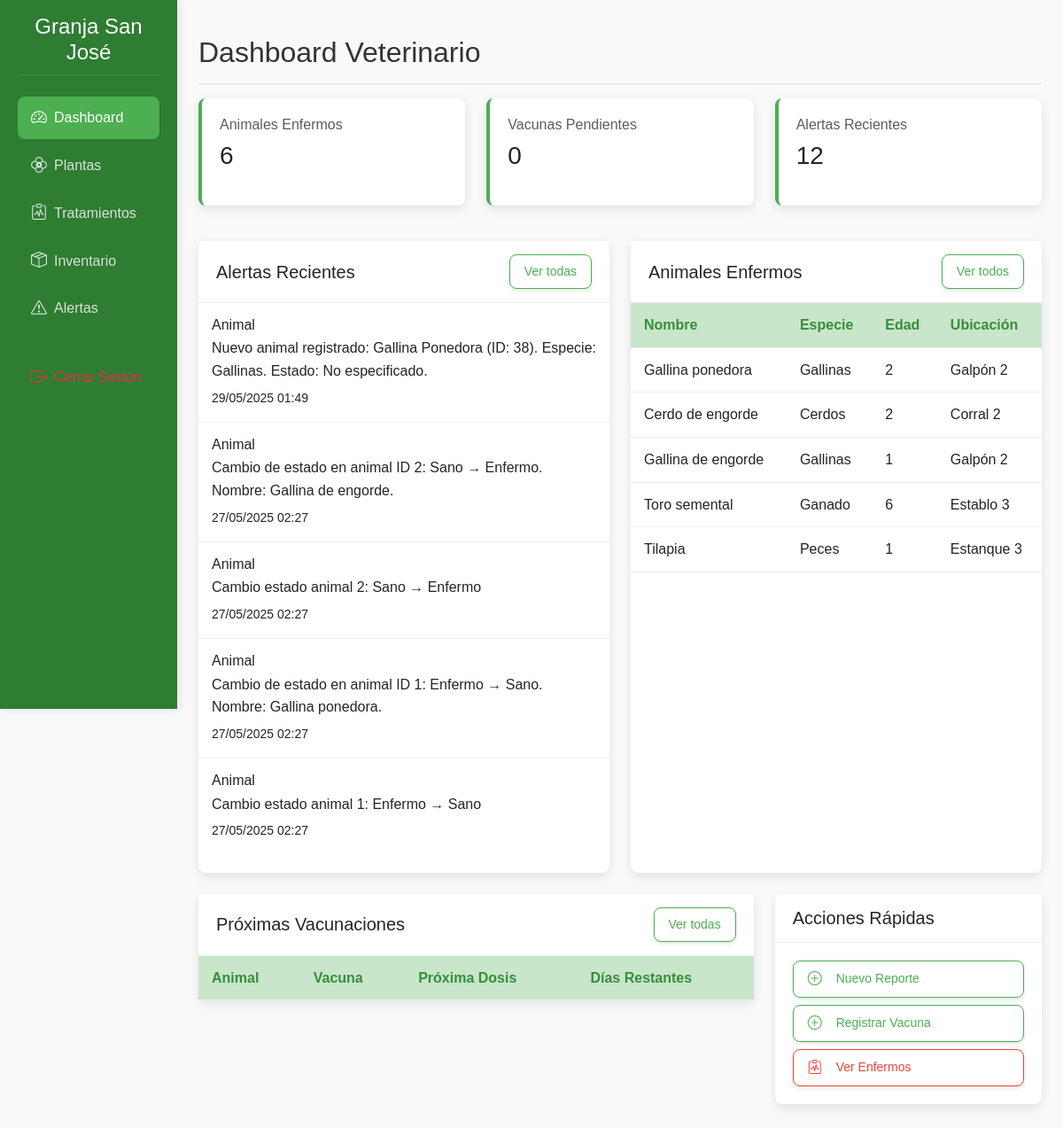
The page /veterinario.php on the database its author committed.
### tables this page shows
CREATE TABLE `alertas` (
  `id_alerta` int(11) NOT NULL,
  `categoria` varchar(20) NOT NULL,
  `mensaje` text NOT NULL,
  `fecha` timestamp NOT NULL DEFAULT current_timestamp(),
  `leido` tinyint(1) DEFAULT 0,
  `prioridad` enum('baja','media','alta','critica') DEFAULT 'media'
);

CREATE TABLE `animales` (
  `id_animal` int(11) NOT NULL,
  `id_especie` int(11) NOT NULL,
  `nombre_cientifico` varchar(100) NOT NULL,
  `nombre_comun` varchar(100) DEFAULT NULL,
  `edad` int(11) DEFAULT NULL,
  `ubicacion` varchar(255) DEFAULT NULL,
  `estado` enum('Sano','Enfermo','Recuperación') DEFAULT 'Sano',
  `descripcion` text DEFAULT NULL,
  `fecha_registro` timestamp NOT NULL DEFAULT current_timestamp()
);

CREATE TABLE `especies` (
  `id_especie` int(11) NOT NULL,
  `nombre_especie` varchar(50) NOT NULL,
  `descripcion` text DEFAULT NULL
);

### veterinario.php (the view, shortened to what this page needs)
<?php
$conexion = new Conexion();
$db = $conexion->getConexion();
$animales_enfermos_result = $db->query("SELECT COUNT(*) as total FROM animales WHERE estado = 'Enfermo'");
$animales_enfermos = $animales_enfermos_result ? $animales_enfermos_result->fetch_assoc()['total'] : 0;
$vacunas_pendientes_result = $db->query("SELECT COUNT(*) as total FROM vacunacion WHERE proxima_dosis <= DATE_ADD(CURDATE(), INTERVAL 7 DAY)");
$vacunas_pendientes = $vacunas_pendientes_result ? $vacunas_pendientes_result->fetch_assoc()['total'] : 0;
$alertas_animales_result = $db->query("SELECT COUNT(*) as total FROM alertas WHERE categoria IN ('animal', 'salud', 'vacunacion')");
$alertas_animales = $alertas_animales_result ? $alertas_animales_result->fetch_assoc()['total'] : 0;
$ultimas_alertas_result = $db->query("SELECT * FROM alertas
                                      WHERE categoria IN ('animal', 'salud', 'vacunacion')
                                      ORDER BY fecha DESC LIMIT 5");
$ultimas_alertas = $ultimas_alertas_result ? $ultimas_alertas_result->fetch_all(MYSQLI_ASSOC) : [];
$animales_enfermos_lista_result = $db->query("SELECT a.*, e.nombre_especie
                                              FROM animales a
                                              JOIN especies e ON a.id_especie = e.id_especie
                                              WHERE a.estado = 'Enfermo'
                                              ORDER BY a.fecha_registro DESC LIMIT 5");
$animales_enfermos_lista = $animales_enfermos_lista_result ? $animales_enfermos_lista_result->fetch_all(MYSQLI_ASSOC) : [];
?>
<!DOCTYPE html>
<html lang="es">
<head>
    <link href="https://cdn.jsdelivr.net/npm/bootstrap@5.3.0/dist/css/bootstrap.min.css" rel="stylesheet">
    <link rel="stylesheet" href="https://cdn.jsdelivr.net/npm/bootstrap-icons@1.10.0/font/bootstrap-icons.css">
</head>
<body>
    <div class="container-fluid">
        <div class="row">
    <?php
            switch ($_SESSION['tipo_usuario']) {
                default:
                    include 'includes/sidebar.php';
                    break;
            }
        ?>
            <main class="col-md-9 ms-sm-auto col-lg-10 px-md-4 py-4">
                <div class="d-flex justify-content-between flex-wrap flex-md-nowrap align-items-center pt-3 pb-2 mb-3 border-bottom">
                    <h1 class="h2">Dashboard Veterinario</h1>
                </div>
                <div class="row mb-4">
                    <div class="col-md-4 mb-3">
                        <div class="card stat-card h-100">
                            <div class="card-body">
                                <h6 class="text-muted mb-2">Animales Enfermos</h6>
                                <h3 class="mb-0"><?php echo $animales_enfermos; ?></h3>
                            </div>
                        </div>
                    </div>
                    <div class="col-md-4 mb-3">
                        <div class="card stat-card h-100">
                            <div class="card-body">
                                <h6 class="text-muted mb-2">Vacunas Pendientes</h6>
                                <h3 class="mb-0"><?php echo $vacunas_pendientes; ?></h3>
                            </div>
                        </div>
                    </div>
                    <div class="col-md-4 mb-3">
                        <div class="card stat-card h-100">
                            <div class="card-body">
                                <h6 class="text-muted mb-2">Alertas Recientes</h6>
                                <h3 class="mb-0"><?php echo $alertas_animales; ?></h3>
                            </div>
                        </div>
                    </div>
                </div>
                <div class="row">
                    <div class="col-md-6 mb-4">
                        <div class="card h-100">
                            <div class="card-header d-flex justify-content-between align-items-center">
                                <h5 class="mb-0">Alertas Recientes</h5>
                                <a href="alertas.php" class="btn btn-sm btn-outline-primary">Ver todas</a>
                            </div>
                            <div class="card-body p-0">
                                <div class="list-group list-group-flush">
                                    <?php foreach ($ultimas_alertas as $alerta): ?>
                                        <div class="list-group-item alert-item <?php echo ($alerta['categoria'] == 'salud') ? 'critical' : ''; ?>">
                                            <h6 class="mb-1"><?php echo ucfirst($alerta['categoria']); ?></h6>
                                            <p class="mb-1"><?php echo htmlspecialchars($alerta['mensaje'], ENT_QUOTES, 'UTF-8'); ?></p>
                                            <small><?php echo date('d/m/Y H:i', strtotime($alerta['fecha'])); ?></small>
                                        </div>
                                    <?php endforeach; ?>
                                </div>
                            </div>
                        </div>
                    </div>
                    <div class="col-md-6 mb-4">
                        <div class="card h-100">
                            <div class="card-header d-flex justify-content-between align-items-center">
                                <h5 class="mb-0">Animales Enfermos</h5>
                                <a href="animales.php?filter=Enfermo" class="btn btn-sm btn-outline-primary">Ver todos</a>
                            </div>
                            <div class="card-body p-0">
                                <div class="table-responsive">
                                    <table class="table table-hover mb-0">
                                        <thead>
                                            <tr>
                                                <th>Nombre</th>
                                                <th>Especie</th>
                                                <th>Edad</th>
                                                <th>Ubicación</th>
                                            </tr>
                                        </thead>
                                        <tbody>
                                            <?php foreach ($animales_enfermos_lista as $animal): ?>
                                                <tr>
                                                    <td><?php echo htmlspecialchars($animal['nombre_comun'], ENT_QUOTES, 'UTF-8'); ?></td>
                                                    <td><?php echo htmlspecialchars($animal['nombre_especie'], ENT_QUOTES, 'UTF-8'); ?></td>
                                                    <td><?php echo $animal['edad']; ?></td>
                                                    <td><?php echo htmlspecialchars($animal['ubicacion'], ENT_QUOTES, 'UTF-8'); ?></td>
                                                </tr>
                                            <?php endforeach; ?>
                                        </tbody>
                                    </table>
                                </div>
                            </div>
                        </div>
                    </div>
                </div>
                <div class="row">
                    <div class="col-md-8 mb-4">
                        <div class="card">
                            <div class="card-header d-flex justify-content-between align-items-center">
                                <h5 class="mb-0">Próximas Vacunaciones</h5>
                                <a href="vacunacion.php" class="btn btn-sm btn-outline-primary">Ver todas</a>
                            </div>
                            <div class="card-body p-0">
                                <div class="table-responsive">
                                    <table class="table table-hover mb-0">
                                        <thead>
                                            <tr>
                                                <th>Animal</th>
                                                <th>Vacuna</th>
                                                <th>Próxima Dosis</th>
                                                <th>Días Restantes</th>
                                            </tr>
                                        </thead>
                                    </table>
                                </div>
                            </div>
                        </div>
                    </div>
                    <div class="col-md-4 mb-4">
                        <div class="card">
                            <div class="card-header">
                                <h5 class="mb-0">Acciones Rápidas</h5>
                            </div>
                            <div class="card-body">
                                <div class="d-grid gap-2">
                                    <a href="reportes_salud.php?action=add" class="btn btn-outline-primary">
                                        <i class="bi bi-plus-circle me-2"></i>Nuevo Reporte
                                    </a>
                                    <a href="vacunacion.php?action=add" class="btn btn-outline-success">
                                        <i class="bi bi-plus-circle me-2"></i>Registrar Vacuna
                                    </a>
                                    <a href="animales.php?filter=Enfermo" class="btn btn-outline-danger">
                                        <i class="bi bi-clipboard-pulse me-2"></i>Ver Enfermos
                                    </a>
                                </div>
                            </div>
                        </div>
                    </div>
                </div>
            </main>
        </div>
    </div>
</body>
</html>

### veterinario.php (style rules this page uses)
:root { --primary-color: #4CAF50; --primary-dark: #388E3C; --primary-light: #C8E6C9; --secondary-color: #8BC34A; --accent-color: #FFC107; --text-dark: #333; --text-light: #f5f5f5; --bg-light: #f9f9f9; --bg-dark: #2E7D32; --border-radius: 8px; --box-shadow: 0 4px 12px rgba(0, 0, 0, 0.1); --transition: all 0.3s ease; }
body { font-family: 'Poppins', sans-serif; background-color: var(--bg-light); color: var(--text-dark); line-height: 1.6; }
.border-bottom { padding-bottom: 15px; margin-bottom: 20px; border-bottom: 1px solid #eee; }
.card { background-color: white; border-radius: var(--border-radius); box-shadow: var(--box-shadow); margin-bottom: 20px; transition: var(--transition); border: none; }
.card-header { display: flex; justify-content: space-between; align-items: center; padding: 15px 20px; background-color: white; border-bottom: 1px solid #eee; }
.card-body { padding: 20px; }
.stat-card { border-left: 4px solid var(--primary-color); transition: var(--transition); }
.table { width: 100%; border-collapse: collapse; }
.table th, .table td { padding: 12px 15px; text-align: left; border-bottom: 1px solid #eee; }
.table th { background-color: var(--primary-light); color: var(--primary-dark); font-weight: 600; }
.alert-item { border-left: 3px solid var(--primary-color); padding: 15px; }
.btn { display: inline-flex; align-items: center; gap: 8px; padding: 8px 16px; background-color: var(--primary-color); color: white; border: none; border-radius: var(--border-radius); cursor: pointer; text-decoration: none; font-weight: 500; transition: var(--transition); box-shadow: 0 2px 5px rgba(0,0,0,0.1); font-size: 14px; }
.btn i { font-size: 16px; }
.btn-outline-primary { background-color: transparent; border: 1px solid var(--primary-color); color: var(--primary-color); }
.btn-outline-danger { background-color: transparent; border: 1px solid #f44336; color: #f44336; }
.btn-outline-success { background-color: transparent; border: 1px solid #4CAF50; color: #4CAF50; }
.list-group-item { padding: 15px; border-bottom: 1px solid #eee; }

### rows shown on the page
alertas: categoria "Animal", mensaje "Nuevo animal registrado: Gallina Ponedora (ID: 38). Especie: Gallinas. Estado: No especificado.", fecha "29/05/2025 01:49"
alertas: categoria "Animal", mensaje "Cambio de estado en animal ID 2: Sano → Enfermo. Nombre: Gallina de engorde.", fecha "27/05/2025 02:27"
alertas: categoria "Animal", mensaje "Cambio estado animal 2: Sano → Enfermo", fecha "27/05/2025 02:27"
alertas: categoria "Animal", mensaje "Cambio de estado en animal ID 1: Enfermo → Sano. Nombre: Gallina ponedora.", fecha "27/05/2025 02:27"
alertas: categoria "Animal", mensaje "Cambio estado animal 1: Enfermo → Sano", fecha "27/05/2025 02:27"
animales: nombre_comun "Gallina ponedora", id_especie.nombre_especie "Gallinas", edad "2", ubicacion "Galpón 2"
animales: nombre_comun "Cerdo de engorde", id_especie.nombre_especie "Cerdos", edad "2", ubicacion "Corral 2"
animales: nombre_comun "Gallina de engorde", id_especie.nombre_especie "Gallinas", edad "1", ubicacion "Galpón 2"
animales: nombre_comun "Toro semental", id_especie.nombre_especie "Ganado", edad "6", ubicacion "Establo 3"
animales: nombre_comun "Tilapia", id_especie.nombre_especie "Peces", edad "1", ubicacion "Estanque 3"

### other values the page prints
$animales_enfermos "6"
$vacunas_pendientes "0"
$alertas_animales "12"
